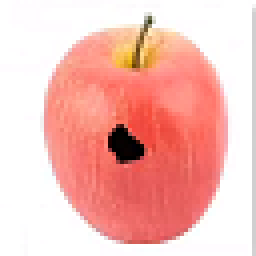
%> input picture 1.png, 64 x 64 px (shown 4 times larger)
$ octave --eval "result = segmentImage1(imread('1.png'));"   (GNU Octave 9; MATLAB toolbox functions it lacks are replaced by stand-ins)
%> lines starting %> are read from the running program, lines starting %| are printed output that depends on the picture
function [BW,maskedImage] = segmentImage1(X)
%segmentImage Segment image using auto-generated code from imageSegmenter app
%  [BW,MASKEDIMAGE] = segmentImage(X) segments image X using auto-generated
%  code from the imageSegmenter app. The final segmentation is returned in
%  BW, and a masked image is returned in MASKEDIMAGE.

% Auto-generated by imageSegmenter app on 17-Sep-2020
%----------------------------------------------------


% Adjust data to span data range.
X = imadjust(X);

% Threshold image - global threshold
BW = imbinarize(X);
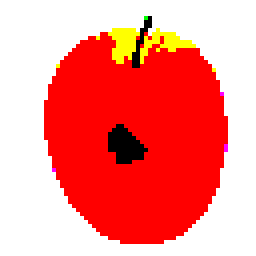
%> BW: size 64x64x3 logical (shown 4 times larger); mean R, G, B 0.979, 0.537, 0.514
BW=imcomplement(BW)
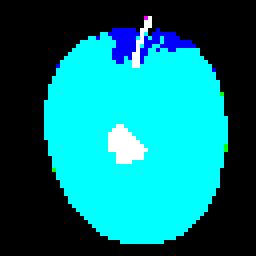
%> BW: size 64x64x3 logical (shown 4 times larger); mean R, G, B 0.021, 0.463, 0.486

% Create masked image.
maskedImage = X;
maskedImage(~BW) = 0;
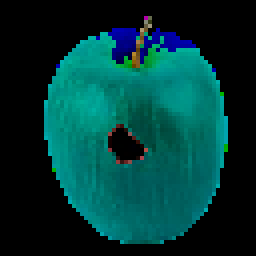
%> maskedImage: size 64x64x3 uint8 (shown 4 times larger); mean R, G, B 1.1, 55.2, 53.3
end

$ run again, on apple.png
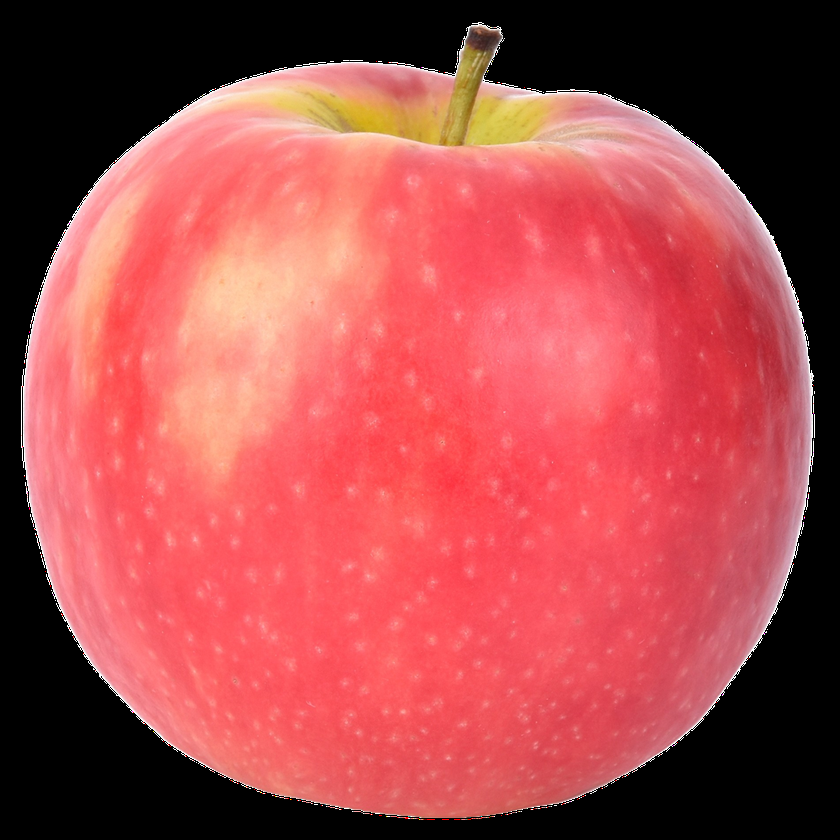
%> input picture apple.png, 840 x 840 px, shrunk from 1000 x 1000 before the run
%> in segmentImage1, `X = imadjust(X);`:
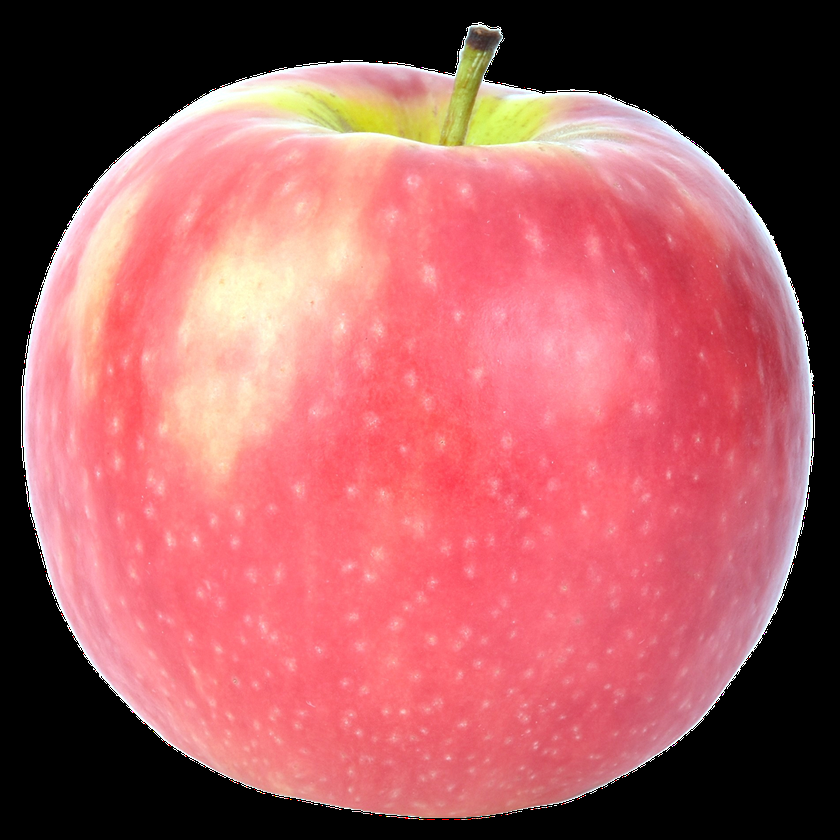
%> X: size 840x840x3 uint8; mean R, G, B 167.7, 91.7, 95.5
%> in segmentImage1, `maskedImage(~BW) = 0;`:
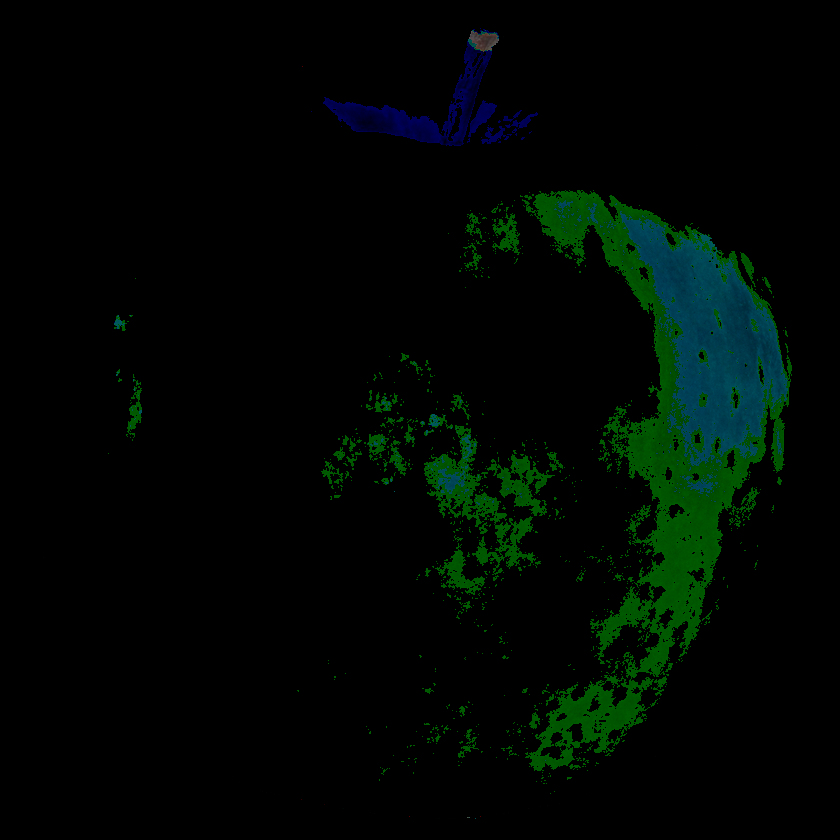
%> maskedImage: size 840x840x3 uint8; mean R, G, B 0, 7.4, 3
